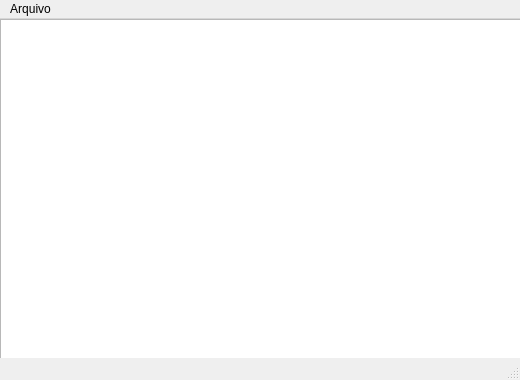
<?xml version="1.0" encoding="UTF-8"?>
<ui version="4.0">
 <class>RealTimePlotter</class>
 <widget class="QMainWindow" name="RealTimePlotter">
  <property name="geometry">
   <rect>
    <x>0</x>
    <y>0</y>
    <width>520</width>
    <height>380</height>
   </rect>
  </property>
  <property name="windowTitle">
   <string>Real Time Plotter</string>
  </property>
  <widget class="QWidget" name="centralwidget">
   <widget class="QGraphicsView" name="graphicsView">
    <property name="geometry">
     <rect>
      <x>0</x>
      <y>0</y>
      <width>521</width>
      <height>351</height>
     </rect>
    </property>
   </widget>
  </widget>
  <widget class="QMenuBar" name="menubar">
   <property name="geometry">
    <rect>
     <x>0</x>
     <y>0</y>
     <width>520</width>
     <height>31</height>
    </rect>
   </property>
   <widget class="QMenu" name="menuArquivo">
    <property name="title">
     <string>Arquivo</string>
    </property>
    <addaction name="actionSair"/>
   </widget>
   <addaction name="menuArquivo"/>
  </widget>
  <widget class="QStatusBar" name="statusbar"/>
  <action name="actionSair">
   <property name="text">
    <string>Sair</string>
   </property>
  </action>
 </widget>
 <resources/>
 <connections/>
</ui>
